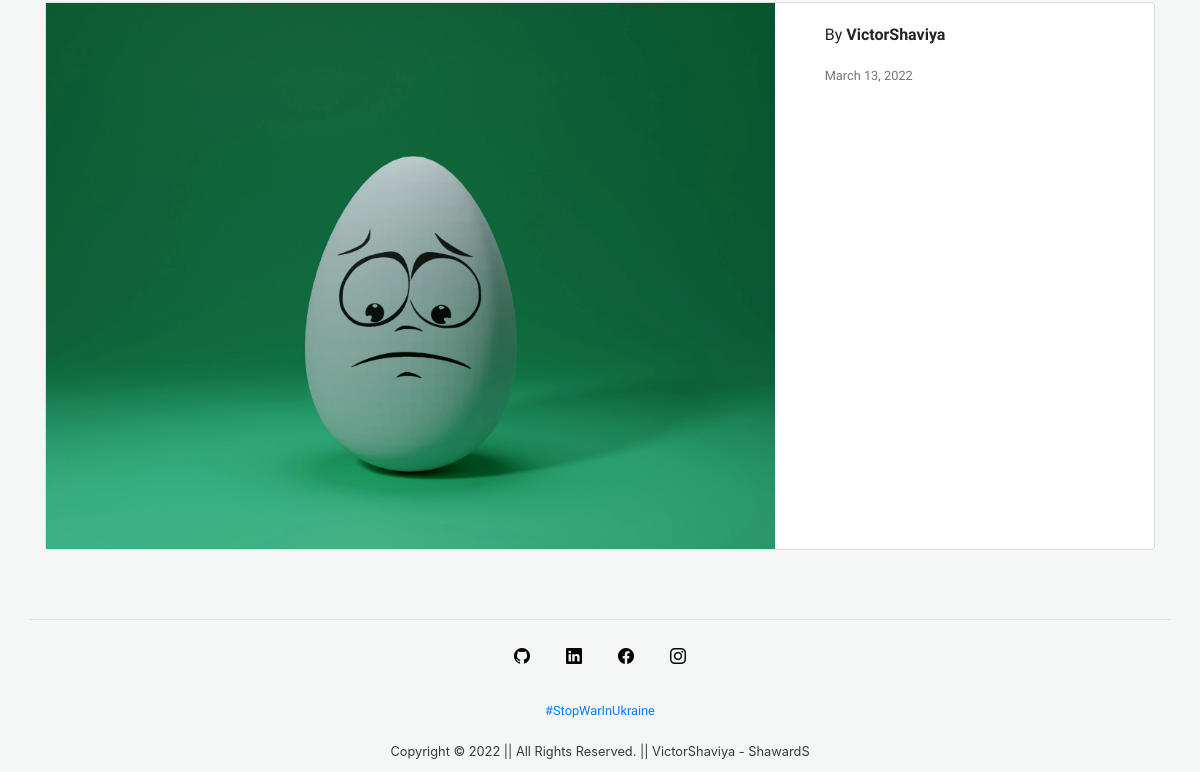
/collection/ (lower part), run on an earlier commit of the app's database.
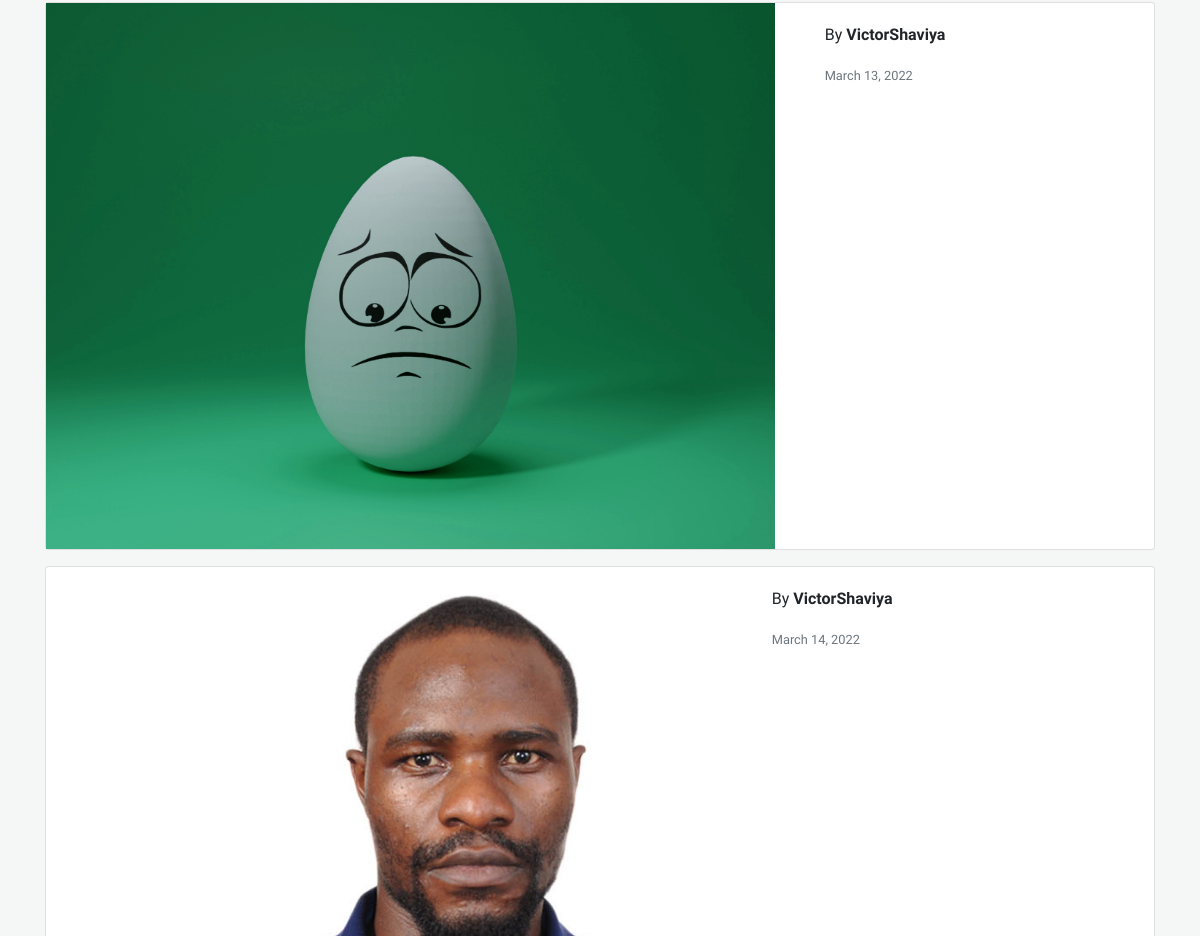
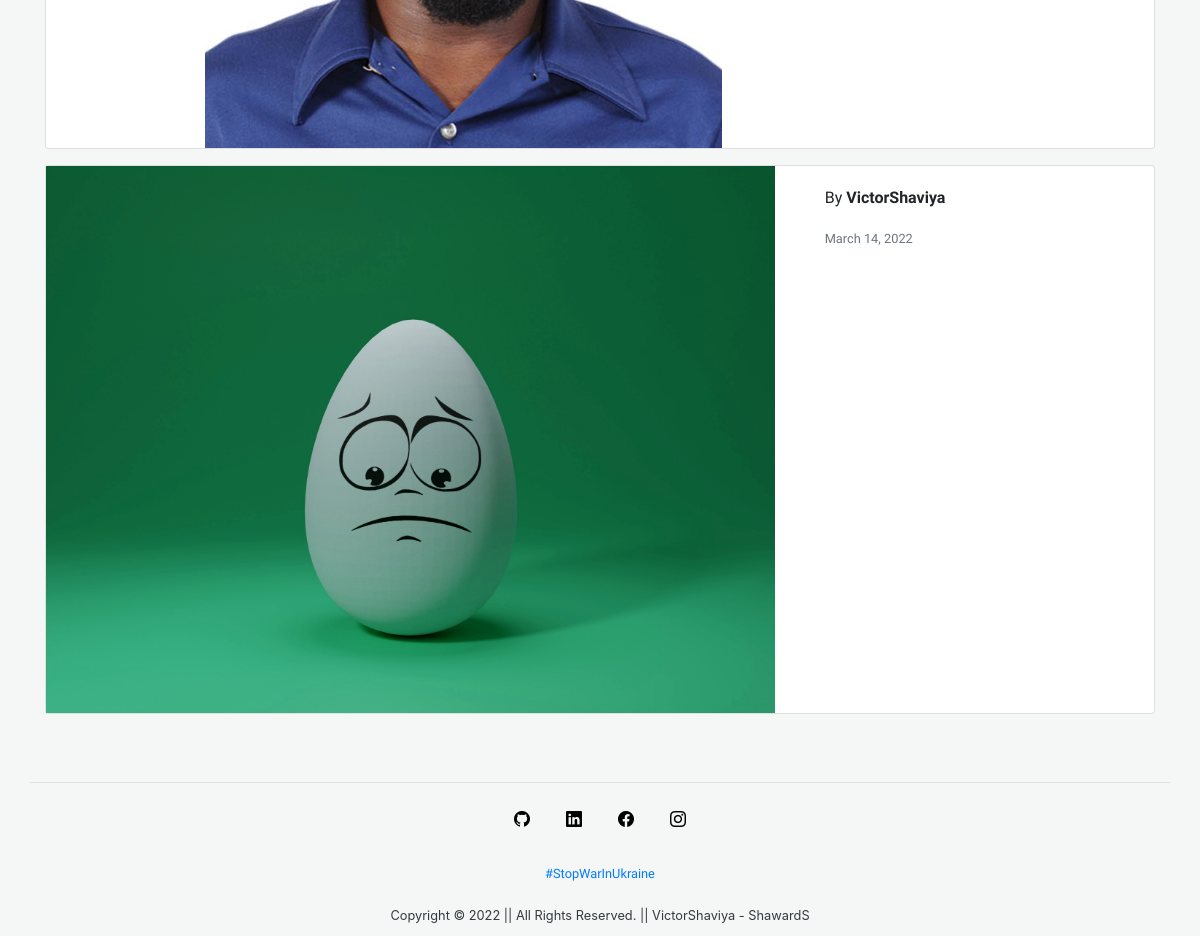
And on a later commit of the database (2 pictures, top to bottom).
### blog/models.py (models this page shows, shortened)
class Post(models.Model) :
  project_name = models.CharField(max_length=50)
  date_posted = models.DateTimeField(default=timezone.now)
  author = models.ForeignKey(User, on_delete=models.CASCADE)
  image = models.ImageField(upload_to='posts/')

### blog/views.py (the view)
# urls.py: path('collection/', views.collection, name='blog-collection'),
def collection(request) :
  context = {
    'posts': Post.objects.all(),
    'title': 'ShawardS~Collection',
  }
  return render(request, 'blog/collection.html', context)

### blog/templates/blog/collection.html (shortened to what this page needs)
{% extends 'blog/base.html' %}
{% block content %}
  {% for post in posts %}
  <div class="container">
    <div class="card mb-3" style="max-width: 100%;">
      <div class="row g-0 align-self-center">
        <div class="col-md-8">
          <img src="{{ post.image.url }}" class="img-fluid rounded-start" alt="{{ post.project_name }}">
        </div>
        <div class="col-md-4">
          <div class="card-body">
            <p class="card-text">
              By <strong>{{ post.author }}</strong>
            </p>
            <p class="card-text"><small class="text-muted">{{ post.date_posted|date:'F d, Y' }}</small></p>
          </div>
        </div>
      </div>
  </div>
  </div>
  {% endfor %}
{% endblock content %}

What changed in the data, as far as the page shows it:
added Post: image (picture), author "VictorShaviya", date_posted "March 14, 2022"
added Post: image (placeholder picture), author "VictorShaviya", date_posted "March 14, 2022"
